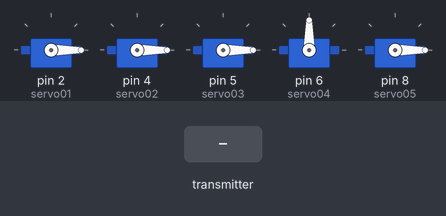
Bench run of a sketch on a simulated Arduino Mega 2560, built with avr-gcc and run on an emulated ATmega2560. Shown: 5 × servo. The test bench sets the inputs (shaded band).

Above: at 1.2 s.
1.3 s: the transmitter starts sending readChannel.1 = 2000
At 1.8 s:
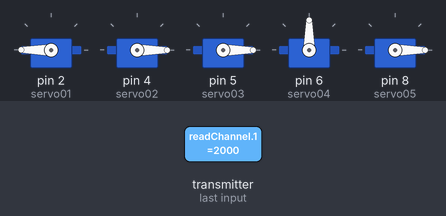
2.9 s: the transmitter starts sending readChannel.3 = 2000
At 4.0 s:
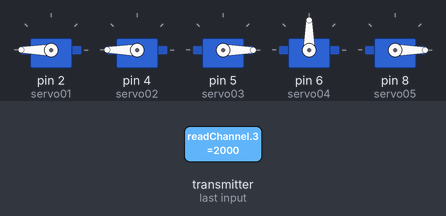
4.6 s: the transmitter starts sending readChannel.4 = 2000
At 6.0 s:
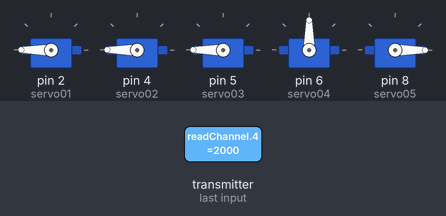
6.3 s: the transmitter starts sending readChannel.5 = 1000
At 7.2 s:
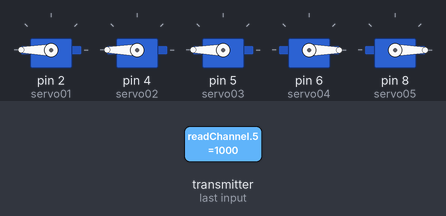
8.0 s: the transmitter starts sending readChannel.1 = 1000
At 9.2 s:
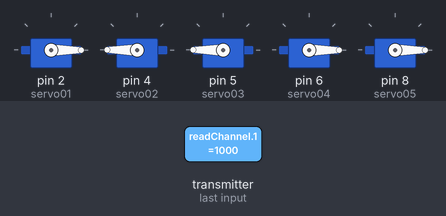
9.5 s: the transmitter starts sending readChannel.3 = 1000
At 10.2 s:
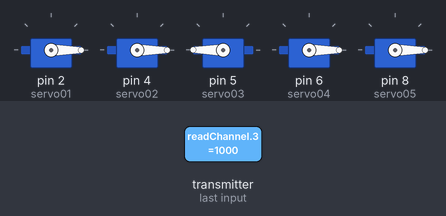
Timing chart, 0 to 12.2 s (numbered marks = the images above; inputs shaded):
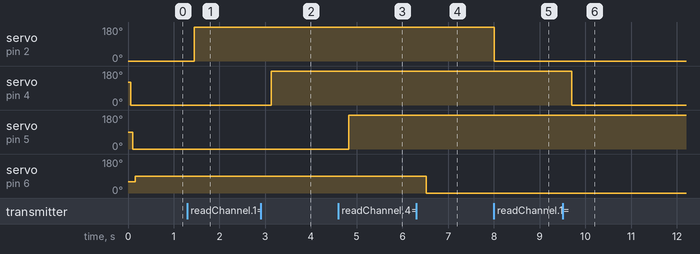

Measured:
- after the input at 1.3 s, servo on pin 2 (servo01): 0° → 180° after 0.14 s
- after the input at 2.9 s, servo on pin 4 (servo02): 0° → 180° after 0.24 s
- after the input at 4.6 s, servo on pin 5 (servo03): 0° → 180° after 0.23 s
- after the input at 6.3 s, servo on pin 6 (servo04): 90° → 0° after 0.22 s
- after the input at 8.0 s, servo on pin 2 (servo01): 180° → 0° at once
- after the input at 9.5 s, servo on pin 4 (servo02): 180° → 0° after 0.20 s

The sketch:

servo.ino
```cpp
#include <Servo.h>
#include<IBusBM.h>

Servo servo01;
Servo servo02;
Servo servo03;
Servo servo04;
Servo servo05;
//Servo servo06;

int servo1PPos, servo2PPos, servo3PPos, servo4PPos, servo5PPos; // Position to be updated
IBusBM ibus; // IBus object for receivig signals from transmitter/receiver
//int rcCH1 = 0;
int rcCH2 = 0;
int rcCH4 = 0;
int rcCH5 = 0;
int rcCH8 = 0;
int rcCH6 = 0;
//int rcch7=0;*/

int readChannel(byte channelInput, int minLimit, int maxLimit, int defaultValue) {
  uint16_t ch = ibus.readChannel(channelInput);
  if (ch < 100) return defaultValue;
  return map(ch, 1000, 2000, minLimit, maxLimit);
}
// Read the channel and return a boolean value
/*bool readSwitch(byte channelInput, bool defaultValue) {
  int intDefaultValue = (defaultValue) ? 100 : 0;
  int ch = readChannel(channelInput, 0, 100, intDefaultValue);
  return (ch > 50);
}*/


void setup() {
  Serial.begin(115200);
  ibus.begin(Serial1);
  servo01.attach(2);
  servo02.attach(4);
  servo03.attach(5);
  servo04.attach(6);
  servo05.attach(8);
  // Move robot arm to initial position
  servo1PPos = 90;
  servo01.write(servo1PPos);
  servo2PPos = 120;
  servo02.write(servo2PPos);
  servo3PPos = 90;
  servo03.write(servo3PPos);
  servo4PPos = 60;
  servo04.write(servo4PPos);
  servo5PPos = 0;
  servo05.write(servo5PPos);


}
void loop()
{
   rcCH2 = readChannel(1, -180, 180, 0);//updown
  rcCH4 = readChannel(3, -180, 180, 0);//servo3,servo5
   rcCH5 = readChannel(4, -180, 180, 0);
   rcCH6 = readChannel(5, 0, 180, 0);
  rcCH8 = readChannel(7, 0, 180, 0);


          servo1PPos=rcCH2;
           servo01.write(servo1PPos);
           delay(50);

          rcCH2=readChannel(1, 0, 180, 0);//servo1


          servo2PPos=rcCH4;
           servo02.write(servo2PPos);
           delay(50);

          rcCH4=readChannel(3, 0, 180, 0);//servo1


          servo3PPos=rcCH5;
           servo03.write(servo3PPos);
           delay(50);

          rcCH5=readChannel(4, 0, 180, 0);//servo1
          servo4PPos=rcCH6;
           servo04.write(servo4PPos);
           delay(50);

          rcCH6=readChannel(5, 0, 180, 0);


          //servo5PPos=rcCH8;
          // servo05.write(servo4PPos);
          // delay(50);

          //rcCH8=readChannel(7, 0, 180, 0);//servo1


}
```
